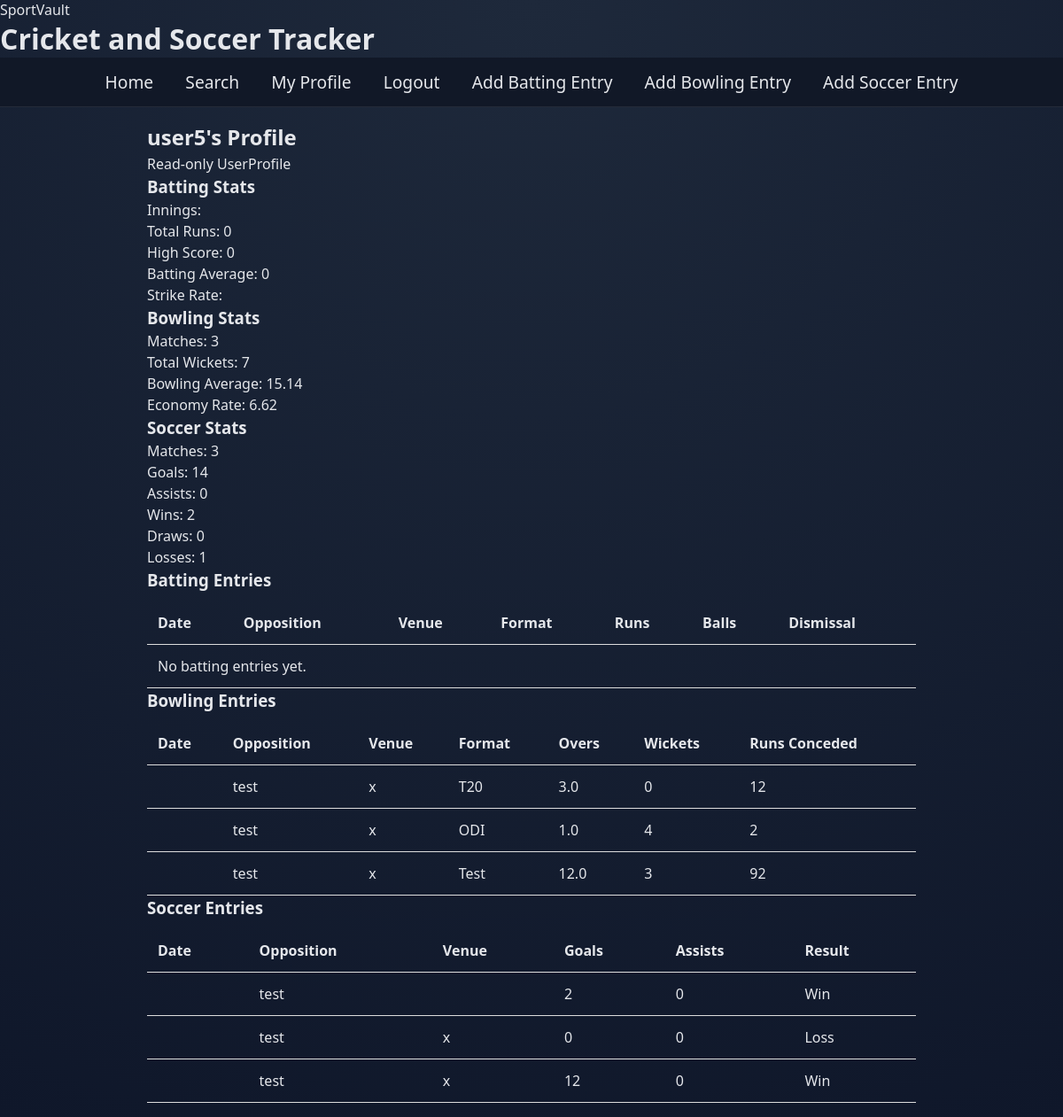
Page /user/6 (signed in) on the committed database.
### tables this page shows
CREATE TABLE Users (
    user_id INTEGER PRIMARY KEY AUTOINCREMENT,
    username TEXT UNIQUE NOT NULL,
    password_hash TEXT NOT NULL,
    salt TEXT NOT NULL,
    created_at TEXT NOT NULL
);

CREATE TABLE Cricket_Bowling (
    bowling_id INTEGER PRIMARY KEY AUTOINCREMENT,
    user_id INTEGER NOT NULL,
    date TEXT NOT NULL,
    opposition TEXT NOT NULL,
    venue TEXT NOT NULL,
    format TEXT NOT NULL,
    overs REAL DEFAULT 0,
    wickets INTEGER DEFAULT 0,
    runs_conceded INTEGER DEFAULT 0,
    FOREIGN KEY (user_id) REFERENCES Users(user_id)
);

CREATE TABLE Soccer_Performance (
    match_id INTEGER PRIMARY KEY AUTOINCREMENT,
    user_id INTEGER NOT NULL,
    date TEXT NOT NULL,
    opposition TEXT NOT NULL,
    venue TEXT NOT NULL,
    goals INTEGER DEFAULT 0,
    assists INTEGER DEFAULT 0,
    result TEXT NOT NULL,
    FOREIGN KEY (user_id) REFERENCES Users(user_id)
);

### Software Assessment/app.py (the view)
@app.route("/user/<int:user_id>")
def UserProfile(user_id):
    if not session.get("username"):
        return redirect("/login")
    user = db.get_user_by_id(user_id)
    if not user:
        return redirect("/home")
    return render_template("profile.html",
        user=user,
        batting=db.get_batting_by_user(user_id),
        bowling=db.get_bowling_by_user(user_id),
        soccer=db.get_soccer_by_user(user_id),
        batting_stats=db.batting_stats(user_id),
        bowling_stats=db.bowling_stats(user_id),
        soccer_stats=db.soccer_stats(user_id),
        own_profile=False
    )

### Software Assessment/app.py (called while the page is built)
@app.after_request
def SetSecurityHeaders(response):
    response.headers["Content-Security-Policy"] = "script-src 'self';"
    response.headers["X-Content-Type-Options"] = "nosniff"
    response.headers["X-Frame-Options"] = "DENY"
    response.headers["Referrer-Policy"] = "strict-origin-when-cross-origin"
    return response

### Software Assessment/db.py (called while the page is built)
def GetDB():
    if not os.path.exists(DB_FOLDER):
        os.makedirs(DB_FOLDER)
    db = sqlite3.connect(DB_PATH)
    db.row_factory = sqlite3.Row
    db.execute("PRAGMA foreign_keys = ON")
    return db

def get_user_by_id(user_id):
    db = GetDB()
    row = db.execute("SELECT * FROM Users WHERE user_id = ?", (user_id,)).fetchone()
    db.close()
    if row:
        return User(row["user_id"], row["username"], row["created_at"])
    return None

def get_batting_by_user(user_id):
    db = GetDB()
    rows = db.execute("SELECT * FROM Cricket_Batting WHERE user_id = ? ORDER BY date DESC", (user_id,)).fetchall()
    db.close()
    return [BattingPerformance(r["batting_id"], r["user_id"], r["date"], r["opposition"], r["venue"], r["format"], r["runs"], r["balls"], r["dismissal"]) for r in rows]

def get_bowling_by_user(user_id):
    db = GetDB()
    rows = db.execute("SELECT * FROM Cricket_Bowling WHERE user_id = ? ORDER BY date DESC", (user_id,)).fetchall()
    db.close()
    return [BowlingPerformance(r["BOWLING_ID"], r["USER_ID"], r["DATE"], r["OPPOSITION"], r["VENUE"], r["FORMAT"], r["OVERS"], r["WICKETS"], r["RUNS_CONCEDED"]) for r in rows]

def get_soccer_by_user(user_id):
    db = GetDB()
    rows = db.execute("SELECT * FROM Soccer_Performance WHERE user_id = ? ORDER BY date DESC", (user_id,)).fetchall()
    db.close()
    return [SoccerPerformance(r["MATCH_ID"], r["USER_ID"], r["DATE"], r["OPPOSITION"], r["VENUE"], r["GOALS"], r["ASSISTS"], r["RESULT"]) for r in rows]

def batting_stats(user_id):
    db = GetDB()
    row = db.execute('''
        SELECT
            SUM(runs) as total_runs,
            MAX(runs) as high_score,
            AVG(runs) as batting_avg
        FROM Cricket_Batting
        WHERE user_id = ?
    ''', (user_id,)).fetchone()
    db.close()
    if row and row["total_runs"] is not None:
        return {
            "total_runs": row["total_runs"],
            "high_score": row["high_score"],
            "batting_avg": round(row["batting_avg"], 2)
        }
    return {"total_runs": 0, "high_score": 0, "batting_avg": 0}

### Software Assessment/templates/profile.html (shortened to what this page needs)
{% extends "base.html" %}
{% block content %}
<section class="card profile-header">
  <div>
    <h2>{{ user.username }}'s Profile</h2>
    <p>{{ 'Your private profile' if own_profile else 'Read-only UserProfile' }}</p>
  </div>
</section>
<div class="stats-grid">
  <section class="card">
    <h3>Batting Stats</h3>
    <p>Innings: {{ batting_stats.innings }}</p>
    <p>Total Runs: {{ batting_stats.total_runs }}</p>
    <p>High Score: {{ batting_stats.high_score }}</p>
    <p>Batting Average: {{ batting_stats.batting_avg }}</p>
    <p>Strike Rate: {{ batting_stats.strike_rate }}</p>
  </section>
  <section class="card">
    <h3>Bowling Stats</h3>
    <p>Matches: {{ bowling_stats.matches }}</p>
    <p>Total Wickets: {{ bowling_stats.total_wickets }}</p>
    <p>Bowling Average: {{ bowling_stats.bowling_avg }}</p>
    <p>Economy Rate: {{ bowling_stats.economy }}</p>
  </section>
  <section class="card">
    <h3>Soccer Stats</h3>
    <p>Matches: {{ soccer_stats.matches }}</p>
    <p>Goals: {{ soccer_stats.total_goals }}</p>
    <p>Assists: {{ soccer_stats.total_assists }}</p>
    <p>Wins: {{ soccer_stats.wins }}</p>
    <p>Draws: {{ soccer_stats.draws }}</p>
    <p>Losses: {{ soccer_stats.losses }}</p>
  </section>
</div>
<section class="card table-card">
  <h3>Batting Entries</h3>
  <table>
    <thead><tr><th>Date</th><th>Opposition</th><th>Venue</th><th>Format</th><th>Runs</th><th>Balls</th><th>Dismissal</th>{% if own_profile %}<th>Actions</th>{% endif %}</tr></thead>
    <tbody>
      {% for row in batting %}
        <tr>
          <td>{{ row.date }}</td><td>{{ row.opposition }}</td><td>{{ row.venue }}</td><td>{{ row.format }}</td><td>{{ row.runs }}</td><td>{{ row.balls }}</td><td>{{ row.dismissal }}</td>
          {% if own_profile %}
          <td class="row-actions">
            <a href="{{ url_for('EditBatting', batting_id=row.batting_id) }}">Edit</a>
            <a href="{{ url_for('delete_entry_route', sport='batting', entry_id=row.batting_id) }}" class="button" onclick="return confirm('Delete this entry?')">Delete</a>
          </td>
          {% endif %}
        </tr>
      {% else %}
        <tr><td colspan="{% if own_profile %}8{% else %}7{% endif %}" class="empty">No batting entries yet.</td></tr>
      {% endfor %}
    </tbody>
  </table>
</section>
<section class="card table-card">
  <h3>Bowling Entries</h3>
  <table>
    <thead><tr><th>Date</th><th>Opposition</th><th>Venue</th><th>Format</th><th>Overs</th><th>Wickets</th><th>Runs Conceded</th>{% if own_profile %}<th>Actions</th>{% endif %}</tr></thead>
    <tbody>
      {% for row in bowling %}
        <tr>
          <td>{{ row.date }}</td><td>{{ row.opposition }}</td><td>{{ row.venue }}</td><td>{{ row.format }}</td><td>{{ row.overs }}</td><td>{{ row.wickets }}</td><td>{{ row.runs_conceded }}</td>
        </tr>
      {% else %}
        <tr><td colspan="{% if own_profile %}8{% else %}7{% endif %}" class="empty">No bowling entries yet.</td></tr>
      {% endfor %}
    </tbody>
  </table>
</section>
<section class="card table-card">
  <h3>Soccer Entries</h3>
  <table>
    <thead><tr><th>Date</th><th>Opposition</th><th>Venue</th><th>Goals</th><th>Assists</th><th>Result</th>{% if own_profile %}<th>Actions</th>{% endif %}</tr></thead>
    <tbody>
      {% for row in soccer %}
        <tr>
          <td>{{ row.date }}</td><td>{{ row.opposition }}</td><td>{{ row.venue }}</td><td>{{ row.goals }}</td><td>{{ row.assists }}</td><td>{{ row.result }}</td>
        </tr>
      {% else %}
        <tr><td colspan="{% if own_profile %}7{% else %}6{% endif %}" class="empty">No soccer entries yet.</td></tr>
      {% endfor %}
    </tbody>
  </table>
</section>
{% endblock %}

### Software Assessment/static/css/style.css (style rules this page uses)
:root { --bg: #0f172a; --panel: #111827; --panel-2: #1f2937; --text: #e5e7eb; --accent: #38bdf8; --accent-2: #528564; --border: rgba(255,255,255,.08); }
* { padding: 0; margin: 0; box-sizing: border-box; }
body { background: radial-gradient(circle at top, #1e293b, var(--bg)); background-attachment: fixed; color: var(--text); font-family: system-ui, -apple-system, BlinkMacSystemFont, "Segoe UI", sans-serif; font-size: 1rem; }
table { width: 100%; border-collapse: collapse; margin-top: 10px; }
th, td { padding: 12px; text-align: left; border-bottom: 1px solid #ddd; }

### rows in the picture
Users: username "user5"
Cricket_Bowling: opposition "test", venue "x", format "T20", overs "3.0", wickets "0", runs_conceded "12"
Cricket_Bowling: opposition "test", venue "x", format "ODI", overs "1.0", wickets "4", runs_conceded "2"
Cricket_Bowling: opposition "test", venue "x", format "Test", overs "12.0", wickets "3", runs_conceded "92"
Soccer_Performance: opposition "test", goals "2", assists "0", result "Win"
Soccer_Performance: opposition "test", venue "x", goals "0", assists "0", result "Loss"
Soccer_Performance: opposition "test", venue "x", goals "12", assists "0", result "Win"

### other values in the picture
{{ 'Your private profile' if own_profile else 'Read-only UserProfile' }} "Read-only UserProfile"
{{ batting_stats.total_runs }} "0"
{{ batting_stats.high_score }} "0"
{{ batting_stats.batting_avg }} "0"
{{ bowling_stats.matches }} "3"
{{ bowling_stats.total_wickets }} "7"
{{ bowling_stats.bowling_avg }} "15.14"
{{ bowling_stats.economy }} "6.62"
{{ soccer_stats.matches }} "3"
{{ soccer_stats.total_goals }} "14"
{{ soccer_stats.total_assists }} "0"
{{ soccer_stats.wins }} "2"
{{ soccer_stats.draws }} "0"
{{ soccer_stats.losses }} "1"
